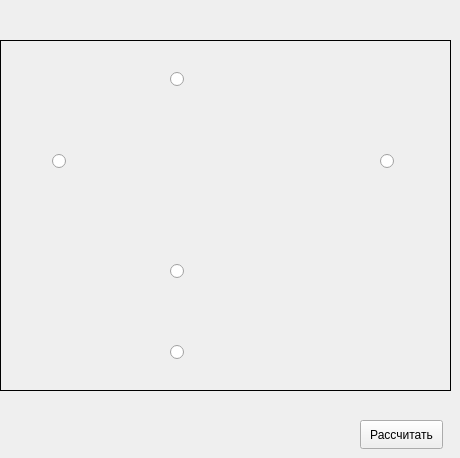
       <widget class="QWidget" name="shema2">
        <attribute name="title">
         <string>Схема 3</string>
        </attribute>
        <widget class="QLabel" name="label_10">
         <property name="enabled">
          <bool>true</bool>
         </property>
         <property name="geometry">
          <rect>
           <x>0</x>
           <y>40</y>
           <width>451</width>
           <height>351</height>
          </rect>
         </property>
         <property name="frameShape">
          <enum>QFrame::Box</enum>
         </property>
         <property name="text">
          <string/>
         </property>
         <property name="pixmap">
          <pixmap resource="resource.qrc">:/img/shemi2/shema2.png</pixmap>
         </property>
        </widget>
        <widget class="QPushButton" name="shema2_calculate">
         <property name="geometry">
          <rect>
           <x>360</x>
           <y>420</y>
           <width>83</width>
           <height>29</height>
          </rect>
         </property>
         <property name="text">
          <string>Рассчитать</string>
         </property>
        </widget>
        <widget class="QRadioButton" name="shema2_button1">
         <property name="geometry">
          <rect>
           <x>170</x>
           <y>68</y>
           <width>22</width>
           <height>22</height>
          </rect>
         </property>
         <property name="sizeIncrement">
          <size>
           <width>30</width>
           <height>30</height>
          </size>
         </property>
         <property name="baseSize">
          <size>
           <width>30</width>
           <height>30</height>
          </size>
         </property>
         <property name="styleSheet">
          <string notr="true">QRadioButton::indicator
{
width : 20px;
height : 20px;

}
background-color: rgb(255, 255, 255);
color: rgb(255, 255, 255);
alternate-background-color: rgb(255, 255, 255);</string>
         </property>
         <property name="text">
          <string/>
         </property>
         <property name="iconSize">
          <size>
           <width>50</width>
           <height>50</height>
          </size>
         </property>
         <property name="checked">
          <bool>false</bool>
         </property>
        </widget>
        <widget class="QRadioButton" name="shema2_button2">
         <property name="geometry">
          <rect>
           <x>52</x>
           <y>150</y>
           <width>22</width>
           <height>22</height>
          </rect>
         </property>
         <property name="sizeIncrement">
          <size>
           <width>30</width>
           <height>30</height>
          </size>
         </property>
         <property name="baseSize">
          <size>
           <width>30</width>
           <height>30</height>
          </size>
         </property>
         <property name="styleSheet">
          <string notr="true">QRadioButton::indicator
{
width : 20px;
height : 20px;

}
background-color: rgb(255, 255, 255);
color: rgb(255, 255, 255);
alternate-background-color: rgb(255, 255, 255);</string>
         </property>
         <property name="text">
          <string/>
         </property>
         <property name="iconSize">
          <size>
           <width>50</width>
           <height>50</height>
          </size>
         </property>
         <property name="checked">
          <bool>false</bool>
         </property>
        </widget>
        <widget class="QRadioButton" name="shema2_button3">
         <property name="geometry">
          <rect>
           <x>170</x>
           <y>260</y>
           <width>22</width>
           <height>22</height>
          </rect>
         </property>
         <property name="sizeIncrement">
          <size>
           <width>30</width>
           <height>30</height>
          </size>
         </property>
         <property name="baseSize">
          <size>
           <width>30</width>
           <height>30</height>
          </size>
         </property>
         <property name="styleSheet">
          <string notr="true">QRadioButton::indicator
{
width : 20px;
height : 20px;

}
background-color: rgb(255, 255, 255);
color: rgb(255, 255, 255);
alternate-background-color: rgb(255, 255, 255);</string>
         </property>
         <property name="text">
          <string/>
         </property>
         <property name="iconSize">
          <size>
           <width>50</width>
           <height>50</height>
          </size>
         </property>
         <property name="checked">
          <bool>false</bool>
         </property>
        </widget>
        <widget class="QRadioButton" name="shema2_button4">
         <property name="geometry">
          <rect>
           <x>380</x>
           <y>150</y>
           <width>22</width>
           <height>22</height>
          </rect>
         </property>
         <property name="sizeIncrement">
          <size>
           <width>30</width>
           <height>30</height>
          </size>
         </property>
         <property name="baseSize">
          <size>
           <width>30</width>
           <height>30</height>
          </size>
         </property>
         <property name="styleSheet">
          <string notr="true">QRadioButton::indicator
{
width : 20px;
height : 20px;

}
background-color: rgb(255, 255, 255);
color: rgb(255, 255, 255);
alternate-background-color: rgb(255, 255, 255);</string>
         </property>
         <property name="text">
          <string/>
         </property>
         <property name="iconSize">
          <size>
           <width>50</width>
           <height>50</height>
          </size>
         </property>
         <property name="checked">
          <bool>false</bool>
         </property>
        </widget>
        <widget class="QRadioButton" name="shema2_button5">
         <property name="geometry">
          <rect>
           <x>170</x>
           <y>341</y>
           <width>22</width>
           <height>22</height>
          </rect>
         </property>
         <property name="sizeIncrement">
          <size>
           <width>30</width>
           <height>30</height>
          </size>
         </property>
         <property name="baseSize">
          <size>
           <width>30</width>
           <height>30</height>
          </size>
         </property>
         <property name="styleSheet">
          <string notr="true">QRadioButton::indicator
{
width : 20px;
height : 20px;

}
background-color: rgb(255, 255, 255);
color: rgb(255, 255, 255);
alternate-background-color: rgb(255, 255, 255);</string>
         </property>
         <property name="text">
          <string/>
         </property>
         <property name="iconSize">
          <size>
           <width>50</width>
           <height>50</height>
          </size>
         </property>
         <property name="checked">
          <bool>false</bool>
         </property>
        </widget>
        <widget class="QPushButton" name="shema2_button1_1">
         <property name="geometry">
          <rect>
           <x>193</x>
           <y>48</y>
           <width>80</width>
           <height>60</height>
          </rect>
         </property>
         <property name="minimumSize">
          <size>
           <width>80</width>
           <height>60</height>
          </size>
         </property>
         <property name="maximumSize">
          <size>
           <width>82</width>
           <height>62</height>
          </size>
         </property>
         <property name="text">
          <string/>
         </property>
         <property name="iconSize">
          <size>
           <width>80</width>
           <height>60</height>
          </size>
         </property>
         <property name="autoDefault">
          <bool>false</bool>
         </property>
         <property name="default">
          <bool>false</bool>
         </property>
         <property name="flat">
          <bool>true</bool>
         </property>
        </widget>
        <widget class="QPushButton" name="shema2_button3_1">
         <property name="geometry">
          <rect>
           <x>193</x>
           <y>240</y>
           <width>80</width>
           <height>60</height>
          </rect>
         </property>
         <property name="minimumSize">
          <size>
           <width>80</width>
           <height>60</height>
          </size>
         </property>
         <property name="maximumSize">
          <size>
           <width>82</width>
           <height>62</height>
          </size>
         </property>
         <property name="text">
          <string/>
         </property>
         <property name="iconSize">
          <size>
           <width>80</width>
           <height>60</height>
          </size>
         </property>
         <property name="autoDefault">
          <bool>false</bool>
         </property>
         <property name="default">
          <bool>false</bool>
         </property>
         <property name="flat">
          <bool>true</bool>
         </property>
        </widget>
        <widget class="QPushButton" name="shema2_button5_1">
         <property name="geometry">
          <rect>
           <x>193</x>
           <y>322</y>
           <width>80</width>
           <height>60</height>
          </rect>
         </property>
         <property name="minimumSize">
          <size>
           <width>80</width>
           <height>60</height>
          </size>
         </property>
         <property name="maximumSize">
          <size>
           <width>82</width>
           <height>62</height>
          </size>
         </property>
         <property name="text">
          <string/>
         </property>
         <property name="iconSize">
          <size>
           <width>80</width>
           <height>60</height>
          </size>
         </property>
         <property name="autoDefault">
          <bool>false</bool>
         </property>
         <property name="default">
          <bool>false</bool>
         </property>
         <property name="flat">
          <bool>true</bool>
         </property>
        </widget>
        <widget class="QPushButton" name="shema2_button2_1">
         <property name="geometry">
          <rect>
           <x>32</x>
           <y>171</y>
           <width>60</width>
           <height>80</height>
          </rect>
         </property>
         <property name="minimumSize">
          <size>
           <width>60</width>
           <height>60</height>
          </size>
         </property>
         <property name="maximumSize">
          <size>
           <width>62</width>
           <height>82</height>
          </size>
         </property>
         <property name="text">
          <string/>
         </property>
         <property name="iconSize">
          <size>
           <width>60</width>
           <height>80</height>
          </size>
         </property>
         <property name="autoDefault">
          <bool>false</bool>
         </property>
         <property name="default">
          <bool>false</bool>
         </property>
         <property name="flat">
          <bool>true</bool>
         </property>
        </widget>
        <widget class="QPushButton" name="shema2_button4_1">
         <property name="geometry">
          <rect>
           <x>360</x>
           <y>171</y>
           <width>60</width>
           <height>80</height>
          </rect>
         </property>
         <property name="minimumSize">
          <size>
           <width>60</width>
           <height>60</height>
          </size>
         </property>
         <property name="text">
          <string/>
         </property>
         <property name="iconSize">
          <size>
           <width>60</width>
           <height>80</height>
          </size>
         </property>
         <property name="autoDefault">
          <bool>false</bool>
         </property>
         <property name="default">
          <bool>false</bool>
         </property>
         <property name="flat">
          <bool>true</bool>
         </property>
        </widget>
       </widget>
